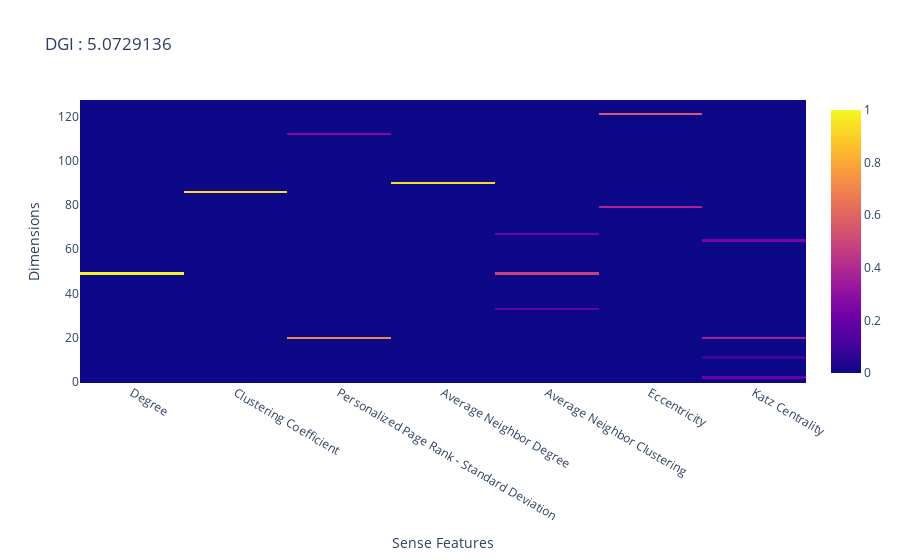
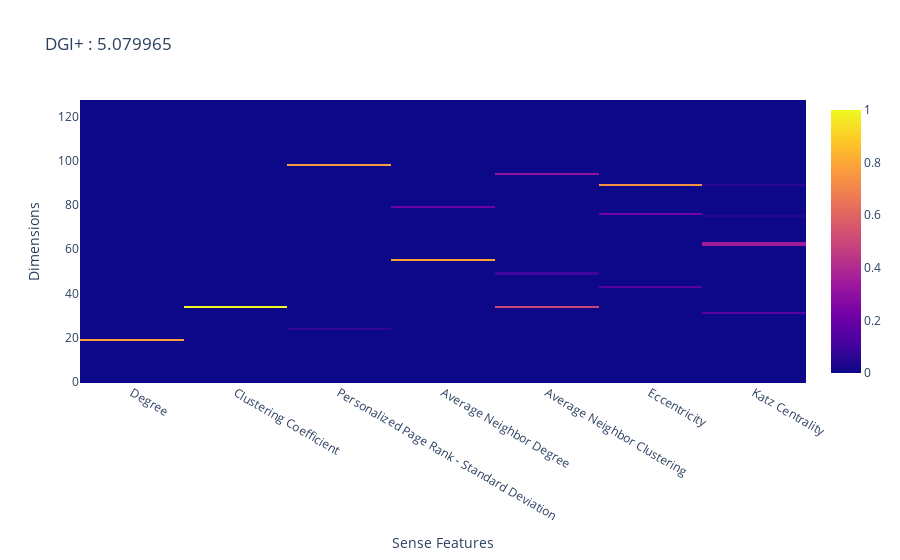

The cell these charts' notebook holds for them, in order:
### Code cell
fig = go.Figure()
fig.add_trace(go.Heatmap(z = explain_og,
                         x = list(sense_feat_dict), 
                         ))
fig.update_layout(title_text = 'DGI : ' + str(np.linalg.norm(explain_og, ord = 'nuc')), 
                  xaxis_title_text = 'Sense Features', 
                  yaxis_title_text = 'Dimensions')

fig.show()

fig = go.Figure()
fig.add_trace(go.Heatmap(z = explain_plus,
                         x = list(sense_feat_dict), 
                         ))
fig.update_layout(title_text = 'DGI+ : ' + str(np.linalg.norm(explain_plus, ord = 'nuc')), 
                  xaxis_title_text = 'Sense Features', 
                  yaxis_title_text = 'Dimensions')

fig.show()

### Figure 1 — Plotly figure (JSON) as saved in the notebook; plotly's stock layout.template omitted (floating-point values rounded to 4 significant figures; data arrays with more than 128 entries replaced by an {"elided": "..."} marker saying what was removed)
{"data": [{"type": "heatmap", "x": ["Degree", "Clustering Coefficient", "Personalized Page Rank - Standard Deviation", "Average Neighbor Degree", "Average Neighbor Clustering", "Eccentricity", "Katz Centrality"], "z": {"elided": "128x7 float values"}}], "layout": {"title": {"text": "DGI : 5.0729136"}, "xaxis": {"title": {"text": "Sense Features"}}, "yaxis": {"title": {"text": "Dimensions"}}}}

### Figure 2 — Plotly figure (JSON) as saved in the notebook; plotly's stock layout.template omitted (floating-point values rounded to 4 significant figures; data arrays with more than 128 entries replaced by an {"elided": "..."} marker saying what was removed)
{"data": [{"type": "heatmap", "x": ["Degree", "Clustering Coefficient", "Personalized Page Rank - Standard Deviation", "Average Neighbor Degree", "Average Neighbor Clustering", "Eccentricity", "Katz Centrality"], "z": {"elided": "128x7 float values"}}], "layout": {"title": {"text": "DGI+ : 5.079965"}, "xaxis": {"title": {"text": "Sense Features"}}, "yaxis": {"title": {"text": "Dimensions"}}}}
